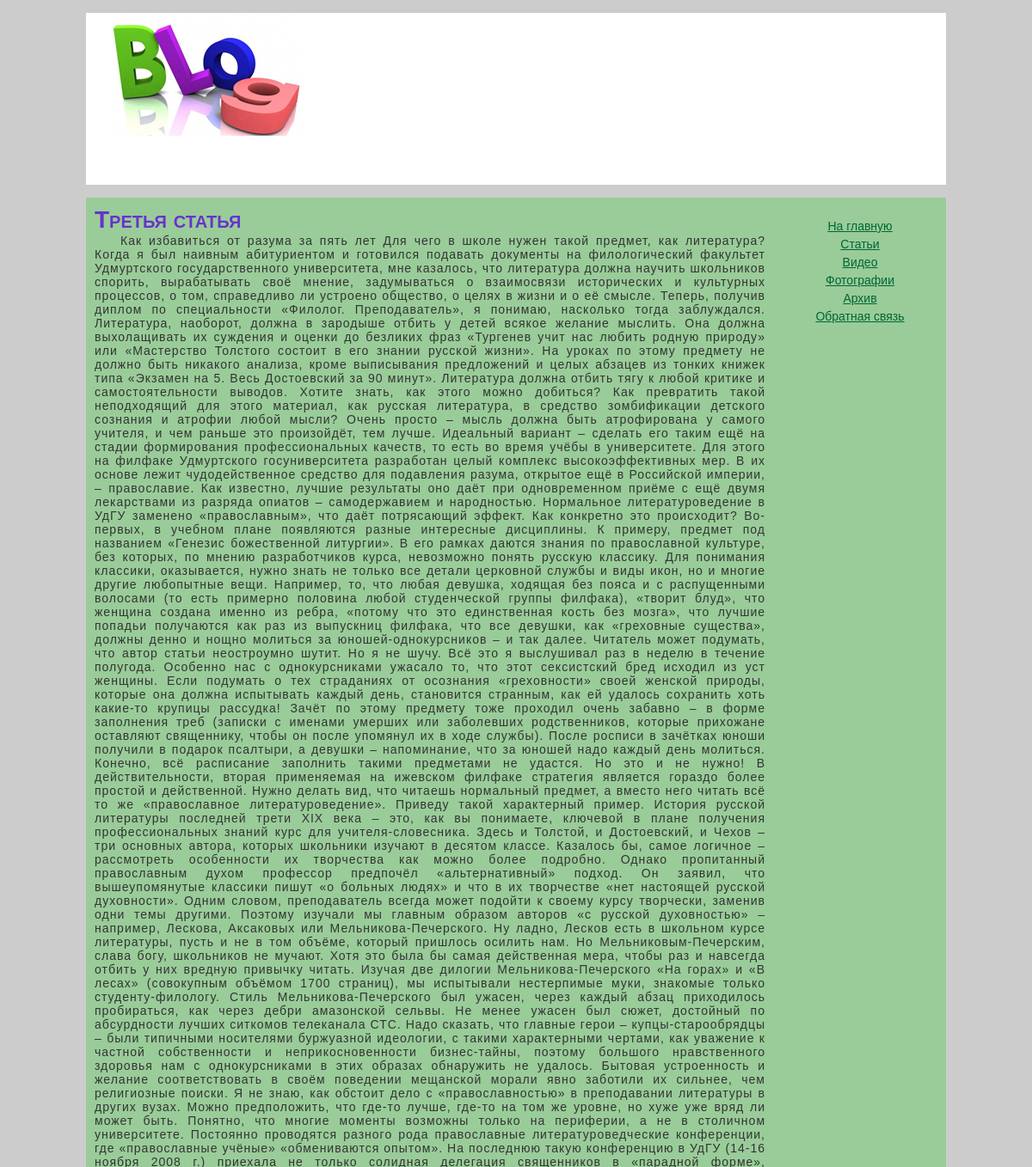
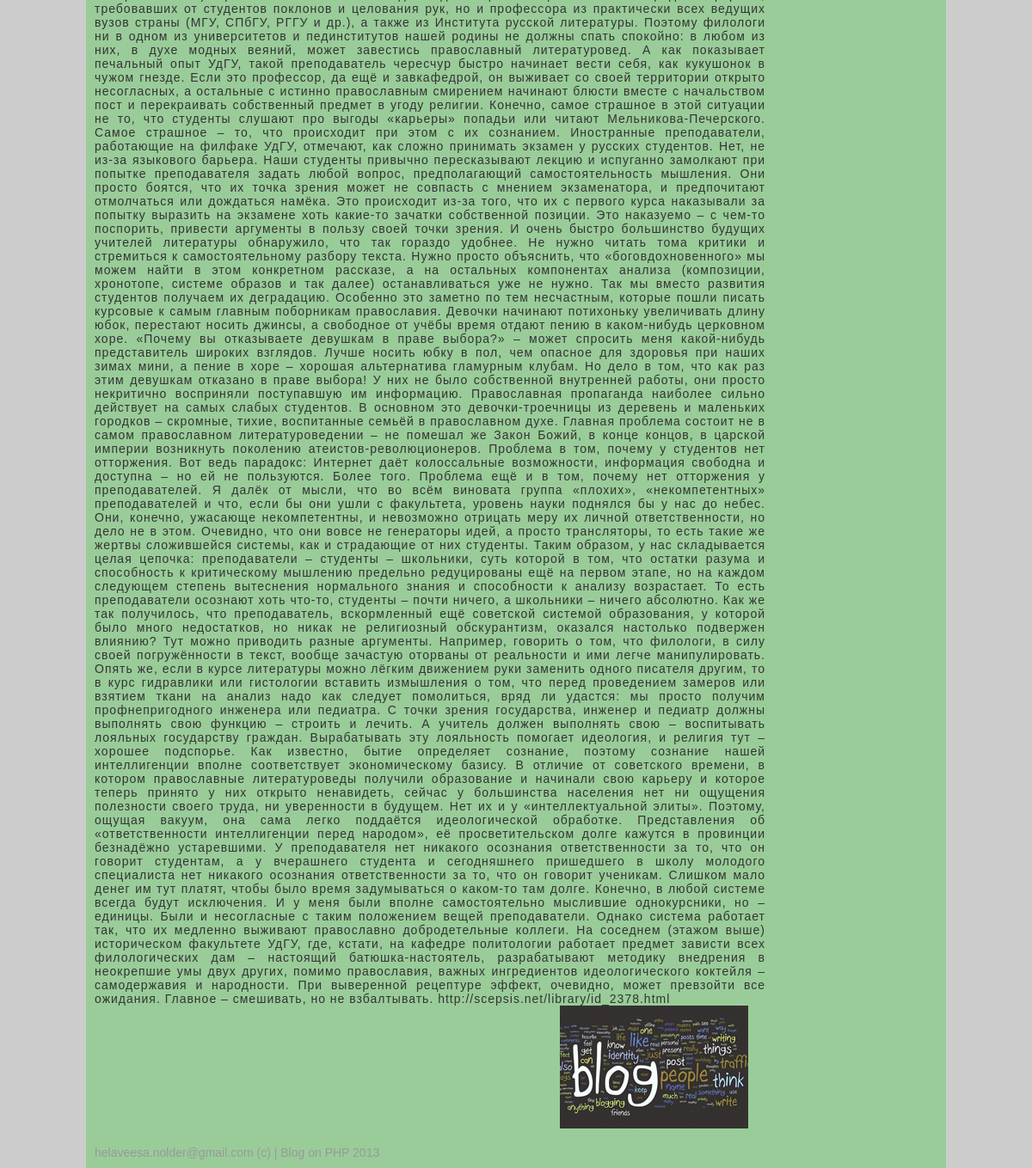
Screenshot of /view.php?id=3 with the database file from the repository (2 pictures, top to bottom).
### tables this page shows
CREATE TABLE IF NOT EXISTS `data` (
  `id` int(11) NOT NULL AUTO_INCREMENT,
  `title` varchar(255) NOT NULL,
  `m_desc` text NOT NULL,
  `desc` text NOT NULL,
  `image` text NOT NULL,
  PRIMARY KEY (`id`)
);

### view.php (the view, shortened to what this page needs)
<!DOCTYPE html PUBLIC "-//W3C//DTD XHTML 1.0 Transitional//EN" "http://www.w3.org/TR/xhtml1/DTD/xhtml1-transitional.dtd">
<html xmlns="http://www.w3.org/1999/xhtml">
<head>
<link rel="stylesheet" type="text/css" href="css/style.css" />
</head>
<body>
	<div class="wrapper">
    	<div class="header">
        	<a href="index.php"><img id="logo" src="img/logoblog.jpg" /></a>
        </div>
        <div class="content">
            <div class="left">
                <?php
				if(!isset($_GET["id"])) {
					$id = 1;
				} else {
					$id = $_GET["id"];
				}
					$result = mysql_query("SELECT * FROM data WHERE id='$id'") or die(mysql_error());
					$data = mysql_fetch_array($result);
					do {
						printf('
							<div>
								<h1>%s</h1>
								<p>%s</p>
								<img src="img/%s" alt="teddy"/>
							</div>
						', $data['title'], $data['desc'], $data['image']);
					}
					while ($data = mysql_fetch_array($result));
				?>
            </div>
            <div class="right">
                <div class="right_menu">
                <a href="#">На главную</a>
                <a href="#">Статьи</a>
                <a href="#">Видео</a>
                <a href="#">Фотографии</a>
                <a href="#">Архив</a>
                <a href="#">Обратная связь</a>
                </div>
            </div>
      </div>
        <div class="footer">
        	helaveesa.nolder@gmail.com (c) | Blog on PHP 2013
        </div>
    </div>
</body>
</html>

### css/style.css (style rules this page uses)
* { margin:0px; padding:0px; }
body { background:#CCC; font:14px Tahoma, Geneva, sans-serif; min-height:100%; height:100%; }
a { color:#063; }
.wrapper { width:1000px; min-height:100%; background:#9C9; margin:0 auto; }
.header { width:100%; height:200px; background-color:#FFF; border-bottom:15px solid #CCC; border-top:15px solid #CCC; }
#logo { margin-left:30px; }
.content { width:100%; }
.left { width:780px; padding:10px; float:left; }
.left h1 { color:#63C; font-variant: small-caps; }
.left p { color:#333; text-indent: 30px; text-align: justify; letter-spacing: 1px; }
.left img { float:right; margin-right:20px; }
.right { width:200px; float:right; padding-top:20px; }
.right_menu a { display:block; text-align:center; margin:5px 0; }
.footer { width:100%; padding:10px; color:#999; }

### rows the page displays
data: title "Третья статья", desc "Как избавиться от разума за пять лет Для чего в школе нужен такой предмет, как литература? Когда я был наивным абитуриентом и готовился подавать документы на филологический факультет Удмуртского государственного университета, мне казалось, что литература должна научить школьников спорить, вырабатывать своё мнение, задумываться о взаимосвязи исторических и культурных процессов, о том, справедливо ли устроено общество, о целях в жизни и о её смысле. Теперь, получив диплом по специальности «Филолог. Преподаватель», я понимаю, насколько тогда заблуждался. Литература, наоборот, должна в зародыше отбить у детей всякое желание мыслить. Она должна выхолащивать их суждения и оценки до безликих фраз…", image (picture)
